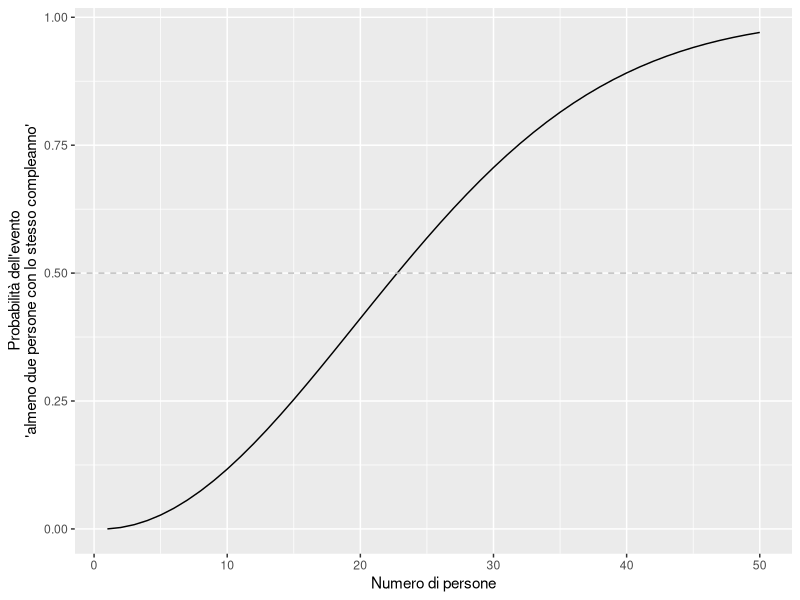

This figure's R source:
## ---- chunk 1
suppressPackageStartupMessages({
  library("tidyverse")
})
## ---- chunk 2
pbirthday <- function(k) {
  
  # k = number of people in the room
  pvec <- numeric(k) # numeric vector to store probabilities
  for (i in 1:k) {
    q <- (366 - (1:i)) / 365 
    pvec[i] <- 1 - prod(q) # prob(matches)
  }
  pvec
}
## ---- chunk 3
k <- 50
tibble(
  x = 1:50,
  pvec = pbirthday(k)
) %>%
  ggplot(
    aes(x = x, y = pvec)
  ) +
  geom_line() +
  geom_hline(yintercept = 0.5, linetype = "dashed", color = "gray") +
  labs(
    x = "Numero di persone",
    y = "Probabilità dell'evento\n'almeno due persone con lo stesso compleanno'"
  )
## ---- chunk 4
1 - (365/365) * (364/365) * (363/365) 
## ---- chunk 5
pbirthday(3)[3]
## ---- chunk 6
k <- 22
pbirthday(k)[k]
## ---- chunk 7
k <- 23
pbirthday(k)[k]
## ---- chunk 8
utils::sessionInfo()
